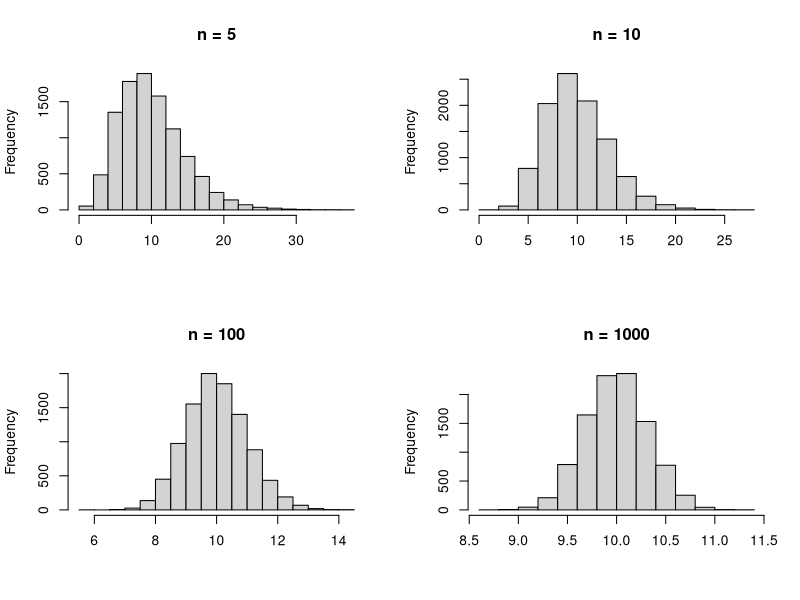

This chart was generated by the following R code:
####### SESIÓN 5: TEOREMA DEL LÍMITE CENTRAL E INFERENCIA ESTADÍSTICA  ########
###############################################################################
set.seed(2022)

## EJEMPLO 01: TEOREMA DEL LÍMITE CENTRAL
"Todos los estadísticos son en sí mismos variables aleatorias, ya que su valor 
depende de la muestra. Para conocer la distribución muestral (de un estadístico) 
es necesario extrear muestras aleatorias repetidas de tamaño n.

Veamos un ejemplo para la media de una distribución exponencial:"

par(mfrow=c(2,2))

{sample5 <- c()
n <- 5
for (i in 1:10000) {
  sample5[i] <- mean(rexp(n = n, rate = 0.1))
}
hist(sample5, main = "n = 5", xlab = "")}

{sample10 <- c()
n <- 10
for (i in 1:10000) {
  sample10[i] <- mean(rexp(n = n, rate = 0.1))
}
hist(sample10, main = "n = 10", xlab = "")}

{sample100 <- c()
n <- 100
for (i in 1:10000) {
  sample100[i] <- mean(rexp(n = n, rate = 0.1))
}
hist(sample100, main = "n = 100", xlab = "")}

{sample1000<- c()
n <- 1000
for (i in 1:10000) {
  sample1000[i] <- mean(rexp(n = n, rate = 0.1))
}
hist(sample1000, main = "n = 1000", xlab = "")}
dev.off()

"El Teorema del Límite Central establece que, dada una muestra aleatoria suficientemente 
grande de la población, la distribución muestral de la media seguirá una distribución normal 
con un promedio igual al de la población y un error estándar igual a desv. est/sqrt(n)"

mean(sample1000); 1/0.1
sd(sample1000); sqrt(1/0.1**2)/sqrt(1000)
